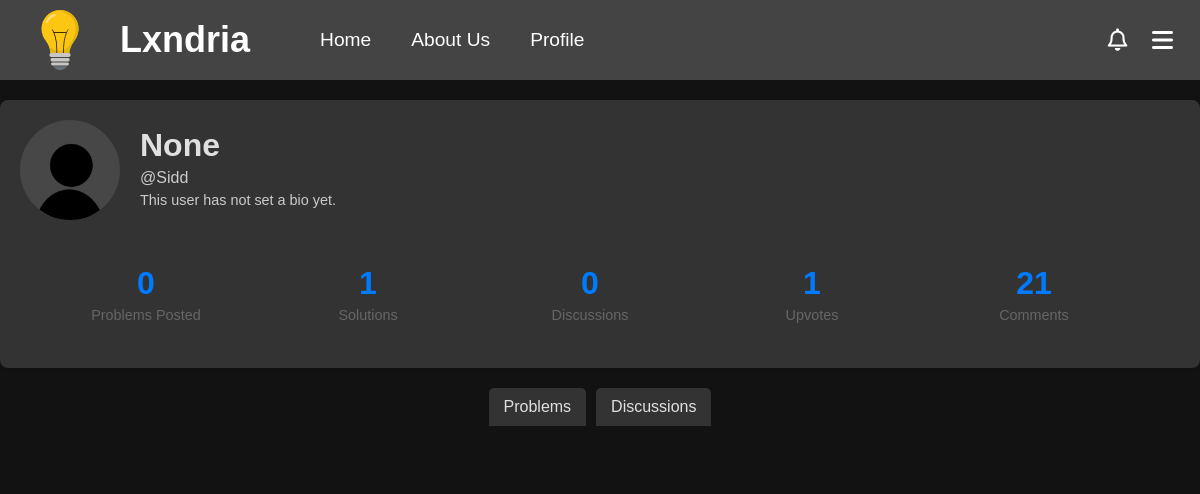
The page /account/Sidd (signed in) on the database as committed earlier.
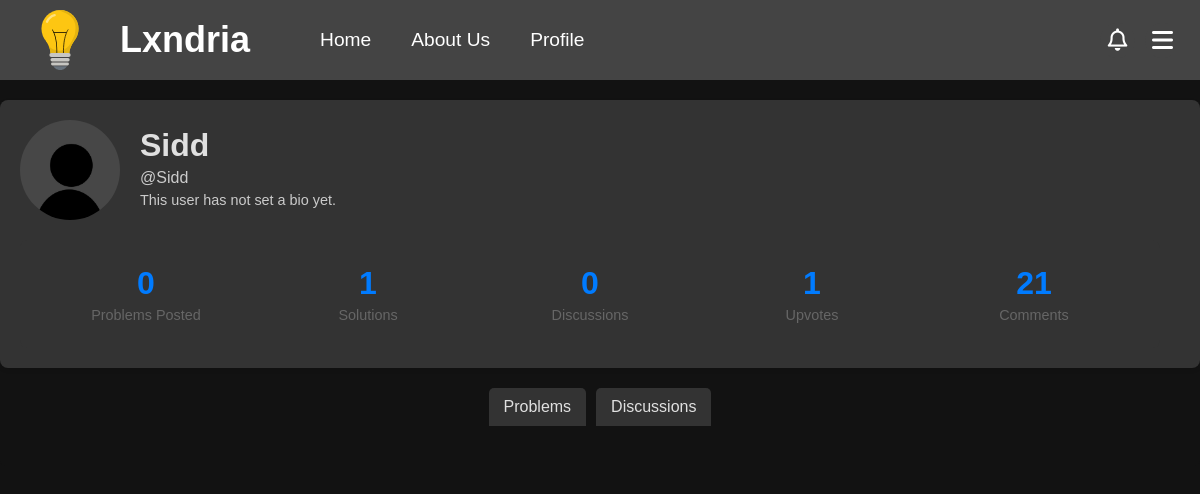
The same page on the database as committed later.
### app/models.py (models this page shows, shortened)
class Profile(db.Model):
    __tablename__ = "profile"
    __table_args__ = {"extend_existing": True}
    username = db.Column(db.String(80), db.ForeignKey('user.username'), primary_key=True)  # Primary + Foreign Key
    user = db.relationship('User', backref=db.backref('profile', uselist=False, cascade="all, delete-orphan"))
    profile_pic = db.Column(db.String(255), default="/images/default-profile.jpg")
    bio = db.Column(db.Text, default="This user has not set a bio yet.")
    upvotes = db.Column(db.Integer, default=0)
    created_at = db.Column(db.DateTime, default=datetime.utcnow)
    updated_at = db.Column(db.DateTime, onupdate=datetime.utcnow)
    @property
    def problems_posted(self):
        return Problem.query.filter_by(author=self.username).count()
    @property
    def solutions(self):
        return Solutions.query.filter_by(username=self.username).count()
    @property
    def comments(self):
        return Comments.query.filter_by(username=self.username).count()
    @property
    def discussions(self):
        return Discussion.query.filter_by(author=self.username).count()
    @property
    def name(self):
        return self.user.name if self.user else None
    @property
    def is_moderator(self):
        return Moderators.query.filter_by(username=self.username).count() != 0

class User(db.Model, UserMixin): # create a User class to store user information
    __tablename__ = "user"
    __table_args__ = {"extend_existing": True}  # Allow modifications to the table
    id = db.Column(db.Integer, primary_key=True)
    username = db.Column(db.String(80), unique=True, nullable=False)
    name = db.Column(db.String(80), nullable=False)
    password_hash = db.Column(db.String(120), nullable=False)
    email = db.Column(db.String(120), unique=True, nullable=False)
    created_at = db.Column(db.DateTime, default=datetime.utcnow)
    updated_at = db.Column(db.DateTime, onupdate=datetime.utcnow)

### app/routes/account.py (the view)
@account_bp.route('/account/<string:username>')
def view_account(username):
    if not current_user.is_authenticated:
        return redirect(url_for('routes.auth.login'))
    if not Profile.query.filter_by(username=username).first():
        return redirect(url_for('routes.account.account'))
    if username == current_user.username:
        return redirect(url_for('routes.account.account'))
    profile = Profile.query.filter_by(username=username).first()
    problems = Problem.query.filter_by(author=username).order_by(Problem.created_at.desc()).all()
    discussions = Discussion.query.filter_by(author=username).order_by(Discussion.created_at.desc()).all()
    return render_template('account.html', user=profile, problems=problems, stats=profile, discussions=discussions)

### app/routes/auth.py (called while the page is built)
@login_manager.user_loader
def load_user(user_id):
    return User.query.get(int(user_id))

### app/templates/account.html (shortened to what this page needs)
<!DOCTYPE html>
<html>
<head>
  {%include 'banner.html'%}
  <link rel="stylesheet" href="{{url_for('static', filename='css/profile.css')}}">
</head>
<body>
    <div class="profile-container">
        <div class="profile-main">
          <div class="profile-header">
            <img src="{{url_for('static', filename=user.profile_pic)}}" alt="Profile Picture" class="profile-pic">
            <div class="profile-info">
              <h1>{{user.name}}</h1>
              <p>@{{user.username}}</p>
              <p class="profile-bio">{{user.bio}}</p>
            </div>
          </div>
          <div class="profile-stats">
            <div class="stat-item">
                <div class="stat-number">{{stats.problems_posted}}</div>
                <div class="stat-text">Problems Posted</div>
            </div>
            <div class="stat-item">
                <div class="stat-number">{{stats.solutions}}</div>
                <div class="stat-text">Solutions</div>
              </div>
              <div class="stat-item">
                <div class="stat-number">{{stats.discussions}}</div>
                <div class="stat-text">Discussions</div>
              </div>
              <div class="stat-item">
                <div class="stat-number">{{stats.upvotes}}</div>
                <div class="stat-text">Upvotes</div>
              </div>
              <div class="stat-item">
                <div class="stat-number">{{stats.comments}}</div>
                <div class="stat-text">Comments</div>
              </div>
            </div>
        </div>
      </div>
      <div class="Tabs">
        <button class="tab" onclick="openTab(event, 'Problems')">Problems</button>
        <button class="tab" onclick="openTab(event, 'Discussions')">Discussions</button>
      </div>
      <div class="TabContent" display="block" id = "Problems" style="display: block;">
      </div>
</body>
</html>

### app/templates/banner.html (shortened to what this page needs)
<!DOCTYPE html>
<html>
<link rel="stylesheet" href="https://cdnjs.cloudflare.com/ajax/libs/font-awesome/6.4.2/css/all.min.css">
<link rel="stylesheet" href="{{url_for('static', filename='css/banner.css')}}">
<header class="banner">
    <div class="logo-container">
      <img src="{{url_for('static', filename='Images/logo.svg')}}" alt="Logo" class="logo">
      <span class="site-name"><a href="/">Lxndria</span></a>
    <div class="nav-container">
      <a href="/">Home</a>
      <a href="/about">About Us</a>
      <a href="/account">Profile</a>
    </div></div>
      <div class="menu-container">
        <button class="notif-button" onclick="toggleNotif()"><i class="far fa-bell"></i></button>
        <button class="menu-button" onclick="toggleMenu()"><i class="fas fa-bars"></i>
        </button>
    </div>
  </header>
</html>

### app/static/css/banner.css (style rules this page uses)
body, h1, p { margin: 0; padding: 0; text-decoration: none; color: inherit; font-family: Arial, sans-serif; box-sizing: border-box; background-color: #121212; color: #f1f1f1; ; }
a { text-decoration: none; color: inherit; }
.banner { display: flex; justify-content: space-between; align-items: center; padding: 10px 10px; background-color: #444; color: white; position: sticky; top: 0; z-index: 1000; }
.logo-container { display: flex; align-items: center; }
.logo { width: 60px; height: 60px; margin-left: 20px; margin-right: 30px; }
.site-name { font-size: 2.25rem; font-family: 'Gill Sans', 'Gill Sans MT', Calibri, 'Trebuchet MS', sans-serif; font-weight: bold; margin-right: 50px; }
.menu-container { position: relative; display: flex; }
.menu-button { padding: 15px; margin-right: 10px; background-color: #444; color: white; border: none; cursor: pointer; border-radius: 50%; width: 35px; height: 35px; text-align: center; font-size: 1.5rem; line-height: 1; display: flex; justify-content: center; align-items: center; }
.notif-button { padding: 15px; margin-right: 10px; background-color: #444; color: white; border: none; cursor: pointer; border-radius: 50%; width: 35px; height: 35px; text-align: center; font-size: 1.4rem; line-height: 1; display: flex; justify-content: center; align-items: center; }

### app/static/css/profile.css (style rules this page uses)
body, h1, p { margin: 0; padding: 0; text-decoration: none; color: inherit; font-family: Arial, sans-serif; box-sizing: border-box; background-color: #121212; color: #f1f1f1; ; }
a { text-decoration: none; color: inherit; }
.profile-info h1, .profile-info p { font-family: 'Poppins', sans-serif; margin: 0; padding: 0; background-color: #333; color: #e0e0e0; }
.profile-container { display: flex; max-width: 1200px; margin: 20px auto; padding: 20px; background-color: #333; box-shadow: 0 2px 4px rgba(0, 0, 0, 0.1); border-radius: 8px; color: #e0e0e0; }
.profile-main { flex: 3; padding-right: 20px; }
.profile-header { display: flex; align-items: center; margin-bottom: 20px; }
.profile-pic { width: 100px; height: 100px; border-radius: 50%; object-fit: cover; margin-right: 20px; }
.profile-info h1 { font-size: 2rem; margin: 0; }
.profile-info p { margin: 5px 0; color: #e0e0e0e0; }
.profile-bio { margin-top: 10px; font-size: 0.9rem; color: #444; }
.profile-stats { display: flex; justify-content: space-between; margin-top: 20px; padding: 15px; background-color: #333; border-radius: 8px; }
.stat-item { text-align: center; flex: 1; padding: 10px; }
.stat-number { font-size: 2rem; font-weight: 600; color: #007bff; margin-bottom: 5px; }
.stat-text { font-size: 0.9rem; color: #666; }
.Tabs { display: flex; justify-content: center; margin-bottom: 0px; }
.Tabs button { background-color: #333; color: #e0e0e0; border: none; padding: 10px 15px; cursor: pointer; font-size: 1rem; border-radius: 5px 5px 0 0; transition: background-color 0.3s; }
.Tabs button:not(:last-child) { margin-right: 10px; }
.TabContent { display: none; padding: 20px; background-color: #121212; border-radius: 0 0 5px 5px; }

Rows that differ between the two databases and show on the page:
added User: name "Sidd"
Other text that changed with them:
{{ user.name }}: "None" → (not shown)
